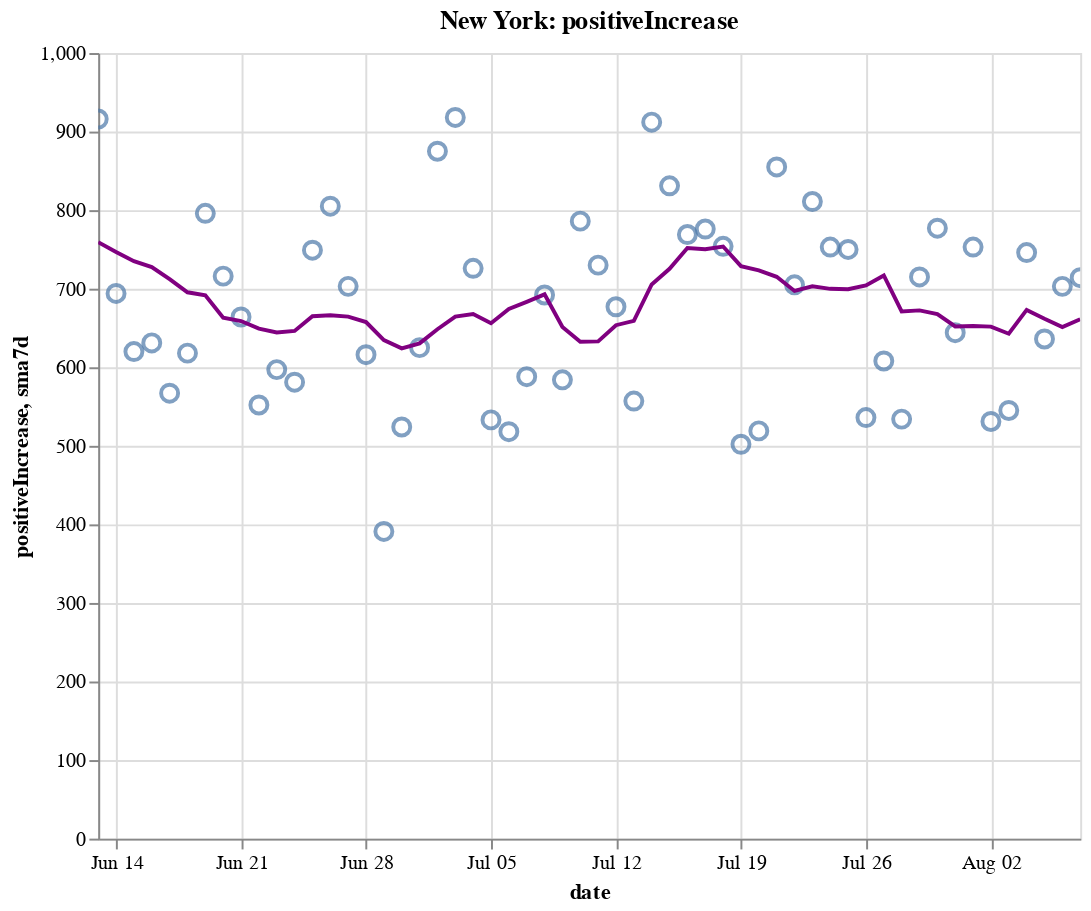

The notebook cell saved with this chart:
### Code cell
create_plot(ny, 'positiveIncrease')

### Figure 1 — Vega-Lite specification as saved in the notebook (floating-point values rounded to 4 significant figures)
{"config": {"view": {"continuousWidth": 400, "continuousHeight": 300}}, "layer": [{"layer": [{"mark": {"type": "point", "size": 75}, "encoding": {"tooltip": [{"type": "temporal", "field": "date"}, {"type": "quantitative", "field": "positiveIncrease"}, {"type": "quantitative", "field": "sma7d"}], "x": {"type": "temporal", "field": "date"}, "y": {"type": "quantitative", "field": "positiveIncrease"}}, "selection": {"selector008": {"type": "interval", "bind": "scales", "encodings": ["x", "y"]}}}, {"mark": {"type": "line", "color": "purple"}, "encoding": {"x": {"type": "temporal", "field": "date"}, "y": {"type": "quantitative", "field": "sma7d"}}}]}, {"mark": {"type": "rule", "color": "#aaa"}, "encoding": {"x": {"type": "temporal", "field": "date"}}, "transform": [{"filter": {"selection": "selector007"}}]}, {"mark": "circle", "encoding": {"opacity": {"condition": {"value": 1, "selection": "selector007"}, "value": 0}, "tooltip": [{"type": "temporal", "field": "date"}, {"type": "quantitative", "field": "positiveIncrease"}, {"type": "quantitative", "field": "sma7d"}], "x": {"type": "temporal", "field": "date"}, "y": {"type": "quantitative", "field": "positiveIncrease"}}, "selection": {"selector007": {"type": "single", "encodings": ["x"], "on": "mouseover", "nearest": true, "empty": "none"}}}, {"mark": {"type": "text", "align": "left", "dx": 5, "dy": -5, "stroke": "white", "strokeWidth": 2}, "encoding": {"text": {"type": "quantitative", "field": "positiveIncrease"}, "tooltip": [{"type": "temporal", "field": "date"}, {"type": "quantitative", "field": "positiveIncrease"}, {"type": "quantitative", "field": "sma7d"}], "x": {"type": "temporal", "field": "date"}, "y": {"type": "quantitative", "field": "positiveIncrease"}}, "transform": [{"filter": {"selection": "selector007"}}]}, {"mark": {"type": "text", "align": "left", "dx": 5, "dy": -5}, "encoding": {"text": {"type": "quantitative", "field": "positiveIncrease"}, "tooltip": [{"type": "temporal", "field": "date"}, {"type": "quantitative", "field": "positiveIncrease"}, {"type": "quantitative", "field": "sma7d"}], "x": {"type": "temporal", "field": "date"}, "y": {"type": "quantitative", "field": "positiveIncrease"}}, "transform": [{"filter": {"selection": "selector007"}}]}], "data": {"name": "data-060ac482df6832775d688171a00f7ab7"}, "height": 400, "title": "New York: positiveIncrease", "width": 500, "$schema": "https://vega.github.io/schema/vega-lite/v4.8.1.json", "datasets": {"data-060ac482df6832775d688171a00f7ab7": [{"date": "2020-06-13T00:00:00", "totalTestResultsIncrease": 70840.0, "positiveIncrease": 916.0, "death": 24530.0, "deathIncrease": 32.0, "positiveRate": 0.013, "state": "New York", "sma7d": 759.1}, {"date": "2020-06-14T00:00:00", "totalTestResultsIncrease": 62360.0, "positiveIncrease": 694.0, "death": 24550.0, "deathIncrease": 24.0, "positiveRate": 0.011, "state": "New York", "sma7d": 746.7}, {"date": "2020-06-15T00:00:00", "totalTestResultsIncrease": 56610.0, "positiveIncrease": 620.0, "death": 24580.0, "deathIncrease": 28.0, "positiveRate": 0.011, "state": "New York", "sma7d": 735.0}, {"date": "2020-06-16T00:00:00", "totalTestResultsIncrease": 60570.0, "positiveIncrease": 631.0, "death": 24610.0, "deathIncrease": 29.0, "positiveRate": 0.01, "state": "New York", "sma7d": 727.6}, {"date": "2020-06-17T00:00:00", "totalTestResultsIncrease": 59340.0, "positiveIncrease": 567.0, "death": 24630.0, "deathIncrease": 21.0, "positiveRate": 0.01, "state": "New York", "sma7d": 712.3}, {"date": "2020-06-18T00:00:00", "totalTestResultsIncrease": 68540.0, "positiveIncrease": 618.0, "death": 24660.0, "deathIncrease": 32.0, "positiveRate": 0.009, "state": "New York", "sma7d": 695.4}, {"date": "2020-06-19T00:00:00", "totalTestResultsIncrease": 79300.0, "positiveIncrease": 796.0, "death": 24690.0, "deathIncrease": 25.0, "positiveRate": 0.01, "state": "New York", "sma7d": 691.7}, {"date": "2020-06-20T00:00:00", "totalTestResultsIncrease": 68830.0, "positiveIncrease": 716.0, "death": 24710.0, "deathIncrease": 24.0, "positiveRate": 0.01, "state": "New York", "sma7d": 663.1}, {"date": "2020-06-21T00:00:00", "totalTestResultsIncrease": 67530.0, "positiveIncrease": 664.0, "death": 24720.0, "deathIncrease": 15.0, "positiveRate": 0.01, "state": "New York", "sma7d": 658.9}, {"date": "2020-06-22T00:00:00", "totalTestResultsIncrease": 56780.0, "positiveIncrease": 552.0, "death": 24740.0, "deathIncrease": 14.0, "positiveRate": 0.01, "state": "New York", "sma7d": 649.1}, {"date": "2020-06-23T00:00:00", "totalTestResultsIncrease": 48710.0, "positiveIncrease": 597.0, "death": 24770.0, "deathIncrease": 27.0, "positiveRate": 0.012, "state": "New York", "sma7d": 644.3}, {"date": "2020-06-24T00:00:00", "totalTestResultsIncrease": 51140.0, "positiveIncrease": 581.0, "death": 24780.0, "deathIncrease": 16.0, "positiveRate": 0.011, "state": "New York", "sma7d": 646.3}, {"date": "2020-06-25T00:00:00", "totalTestResultsIncrease": 67640.0, "positiveIncrease": 749.0, "death": 24800.0, "deathIncrease": 18.0, "positiveRate": 0.011, "state": "New York", "sma7d": 665.0}, {"date": "2020-06-26T00:00:00", "totalTestResultsIncrease": 61720.0, "positiveIncrease": 805.0, "death": 24810.0, "deathIncrease": 14.0, "positiveRate": 0.013, "state": "New York", "sma7d": 666.3}, {"date": "2020-06-27T00:00:00", "totalTestResultsIncrease": 73260.0, "positiveIncrease": 703.0, "death": 24830.0, "deathIncrease": 16.0, "positiveRate": 0.01, "state": "New York", "sma7d": 664.4}, {"date": "2020-06-28T00:00:00", "totalTestResultsIncrease": 61910.0, "positiveIncrease": 616.0, "death": 24840.0, "deathIncrease": 5.0, "positiveRate": 0.01, "state": "New York", "sma7d": 657.6}, {"date": "2020-06-29T00:00:00", "totalTestResultsIncrease": 46430.0, "positiveIncrease": 391.0, "death": 24840.0, "deathIncrease": 7.0, "positiveRate": 0.008, "state": "New York", "sma7d": 634.6}, {"date": "2020-06-30T00:00:00", "totalTestResultsIncrease": 52020.0, "positiveIncrease": 524.0, "death": 24860.0, "deathIncrease": 13.0, "positiveRate": 0.01, "state": "New York", "sma7d": 624.1}, {"date": "2020-07-01T00:00:00", "totalTestResultsIncrease": 56710.0, "positiveIncrease": 625.0, "death": 24870.0, "deathIncrease": 11.0, "positiveRate": 0.011, "state": "New York", "sma7d": 630.4}, {"date": "2020-07-02T00:00:00", "totalTestResultsIncrease": 69940.0, "positiveIncrease": 875.0, "death": 24880.0, "deathIncrease": 11.0, "positiveRate": 0.013, "state": "New York", "sma7d": 648.4}, {"date": "2020-07-03T00:00:00", "totalTestResultsIncrease": 66390.0, "positiveIncrease": 918.0, "death": 24880.0, "deathIncrease": 8.0, "positiveRate": 0.014, "state": "New York", "sma7d": 664.6}, {"date": "2020-07-04T00:00:00", "totalTestResultsIncrease": 62400.0, "positiveIncrease": 726.0, "death": 24900.0, "deathIncrease": 11.0, "positiveRate": 0.012, "state": "New York", "sma7d": 667.9}, {"date": "2020-07-05T00:00:00", "totalTestResultsIncrease": 63420.0, "positiveIncrease": 533.0, "death": 24900.0, "deathIncrease": 8.0, "positiveRate": 0.008, "state": "New York", "sma7d": 656.0}, {"date": "2020-07-06T00:00:00", "totalTestResultsIncrease": 54330.0, "positiveIncrease": 518.0, "death": 24910.0, "deathIncrease": 9.0, "positiveRate": 0.01, "state": "New York", "sma7d": 674.1}, {"date": "2020-07-07T00:00:00", "totalTestResultsIncrease": 56740.0, "positiveIncrease": 588.0, "death": 24920.0, "deathIncrease": 11.0, "positiveRate": 0.01, "state": "New York", "sma7d": 683.3}, {"date": "2020-07-08T00:00:00", "totalTestResultsIncrease": 57580.0, "positiveIncrease": 692.0, "death": 24940.0, "deathIncrease": 20.0, "positiveRate": 0.012, "state": "New York", "sma7d": 692.9}, {"date": "2020-07-09T00:00:00", "totalTestResultsIncrease": 65560.0, "positiveIncrease": 584.0, "death": 24960.0, "deathIncrease": 15.0, "positiveRate": 0.009, "state": "New York", "sma7d": 651.3}, {"date": "2020-07-10T00:00:00", "totalTestResultsIncrease": 73560.0, "positiveIncrease": 786.0, "death": 24970.0, "deathIncrease": 9.0, "positiveRate": 0.011, "state": "New York", "sma7d": 632.4}, {"date": "2020-07-11T00:00:00", "totalTestResultsIncrease": 69200.0, "positiveIncrease": 730.0, "death": 24970.0, "deathIncrease": 6.0, "positiveRate": 0.011, "state": "New York", "sma7d": 633.0}, {"date": "2020-07-12T00:00:00", "totalTestResultsIncrease": 62420.0, "positiveIncrease": 677.0, "death": 24980.0, "deathIncrease": 5.0, "positiveRate": 0.011, "state": "New York", "sma7d": 653.6}, {"date": "2020-07-13T00:00:00", "totalTestResultsIncrease": 51690.0, "positiveIncrease": 557.0, "death": 24990.0, "deathIncrease": 10.0, "positiveRate": 0.011, "state": "New York", "sma7d": 659.1}, {"date": "2020-07-14T00:00:00", "totalTestResultsIncrease": 60040.0, "positiveIncrease": 912.0, "death": 24990.0, "deathIncrease": 5.0, "positiveRate": 0.015, "state": "New York", "sma7d": 705.4}, {"date": "2020-07-15T00:00:00", "totalTestResultsIncrease": 63600.0, "positiveIncrease": 831.0, "death": 25000.0, "deathIncrease": 9.0, "positiveRate": 0.013, "state": "New York", "sma7d": 725.3}, {"date": "2020-07-16T00:00:00", "totalTestResultsIncrease": 72680.0, "positiveIncrease": 769.0, "death": 25010.0, "deathIncrease": 11.0, "positiveRate": 0.011, "state": "New York", "sma7d": 751.7}, {"date": "2020-07-17T00:00:00", "totalTestResultsIncrease": 78240.0, "positiveIncrease": 776.0, "death": 25020.0, "deathIncrease": 10.0, "positiveRate": 0.01, "state": "New York", "sma7d": 750.3}, {"date": "2020-07-18T00:00:00", "totalTestResultsIncrease": 69820.0, "positiveIncrease": 754.0, "death": 25040.0, "deathIncrease": 11.0, "positiveRate": 0.011, "state": "New York", "sma7d": 753.7}, {"date": "2020-07-19T00:00:00", "totalTestResultsIncrease": 46200.0, "positiveIncrease": 502.0, "death": 25050.0, "deathIncrease": 13.0, "positiveRate": 0.011, "state": "New York", "sma7d": 728.7}, {"date": "2020-07-20T00:00:00", "totalTestResultsIncrease": 49340.0, "positiveIncrease": 519.0, "death": 25060.0, "deathIncrease": 8.0, "positiveRate": 0.011, "state": "New York", "sma7d": 723.3}, {"date": "2020-07-21T00:00:00", "totalTestResultsIncrease": 66170.0, "positiveIncrease": 855.0, "death": 25060.0, "deathIncrease": 2.0, "positiveRate": 0.013, "state": "New York", "sma7d": 715.1}, {"date": "2020-07-22T00:00:00", "totalTestResultsIncrease": 67660.0, "positiveIncrease": 705.0, "death": 25070.0, "deathIncrease": 10.0, "positiveRate": 0.01, "state": "New York", "sma7d": 697.1}, {"date": "2020-07-23T00:00:00", "totalTestResultsIncrease": 69700.0, "positiveIncrease": 811.0, "death": 25080.0, "deathIncrease": 13.0, "positiveRate": 0.012, "state": "New York", "sma7d": 703.1}, {"date": "2020-07-24T00:00:00", "totalTestResultsIncrease": 76510.0, "positiveIncrease": 753.0, "death": 25090.0, "deathIncrease": 9.0, "positiveRate": 0.01, "state": "New York", "sma7d": 699.9}, {"date": "2020-07-25T00:00:00", "totalTestResultsIncrease": 71470.0, "positiveIncrease": 750.0, "death": 25100.0, "deathIncrease": 13.0, "positiveRate": 0.01, "state": "New York", "sma7d": 699.3}, {"date": "2020-07-26T00:00:00", "totalTestResultsIncrease": 53570.0, "positiveIncrease": 536.0, "death": 25110.0, "deathIncrease": 3.0, "positiveRate": 0.01, "state": "New York", "sma7d": 704.1}, {"date": "2020-07-27T00:00:00", "totalTestResultsIncrease": 57270.0, "positiveIncrease": 608.0, "death": 25120.0, "deathIncrease": 11.0, "positiveRate": 0.011, "state": "New York", "sma7d": 716.9}, {"date": "2020-07-28T00:00:00", "totalTestResultsIncrease": 57400.0, "positiveIncrease": 534.0, "death": 25130.0, "deathIncrease": 9.0, "positiveRate": 0.009, "state": "New York", "sma7d": 671.0}, {"date": "2020-07-29T00:00:00", "totalTestResultsIncrease": 62280.0, "positiveIncrease": 715.0, "death": 25130.0, "deathIncrease": 6.0, "positiveRate": 0.011, "state": "New York", "sma7d": 672.4}, {"date": "2020-07-30T00:00:00", "totalTestResultsIncrease": 73550.0, "positiveIncrease": 777.0, "death": 25140.0, "deathIncrease": 13.0, "positiveRate": 0.011, "state": "New York", "sma7d": 667.6}, {"date": "2020-07-31T00:00:00", "totalTestResultsIncrease": 68870.0, "positiveIncrease": 644.0, "death": 25150.0, "deathIncrease": 5.0, "positiveRate": 0.009, "state": "New York", "sma7d": 652.0}, {"date": "2020-08-01T00:00:00", "totalTestResultsIncrease": 82740.0, "positiveIncrease": 753.0, "death": 25160.0, "deathIncrease": 14.0, "positiveRate": 0.009, "state": "New York", "sma7d": 652.4}, {"date": "2020-08-02T00:00:00", "totalTestResultsIncrease": 58960.0, "positiveIncrease": 531.0, "death": 25170.0, "deathIncrease": 6.0, "positiveRate": 0.009, "state": "New York", "sma7d": 651.7}, {"date": "2020-08-03T00:00:00", "totalTestResultsIncrease": 51840.0, "positiveIncrease": 545.0, "death": 25170.0, "deathIncrease": 2.0, "positiveRate": 0.011, "state": "New York", "sma7d": 642.7}, {"date": "2020-08-04T00:00:00", "totalTestResultsIncrease": 70990.0, "positiveIncrease": 746.0, "death": 25180.0, "deathIncrease": 3.0, "positiveRate": 0.011, "state": "New York", "sma7d": 673.0}, {"date": "2020-08-05T00:00:00", "totalTestResultsIncrease": 72670.0, "positiveIncrease": 636.0, "death": 25180.0, "deathIncrease": 4.0, "positiveRate": 0.009, "state": "New York", "sma7d": 661.7}, {"date": "2020-08-06T00:00:00", "totalTestResultsIncrease": 72370.0, "positiveIncrease": 703.0, "death": 25180.0, "deathIncrease": 6.0, "positiveRate": 0.01, "state": "New York", "sma7d": 651.1}, {"date": "2020-08-07T00:00:00", "totalTestResultsIncrease": 70170.0, "positiveIncrease": 714.0, "death": 25190.0, "deathIncrease": 5.0, "positiveRate": 0.01, "state": "New York", "sma7d": 661.1}]}}
